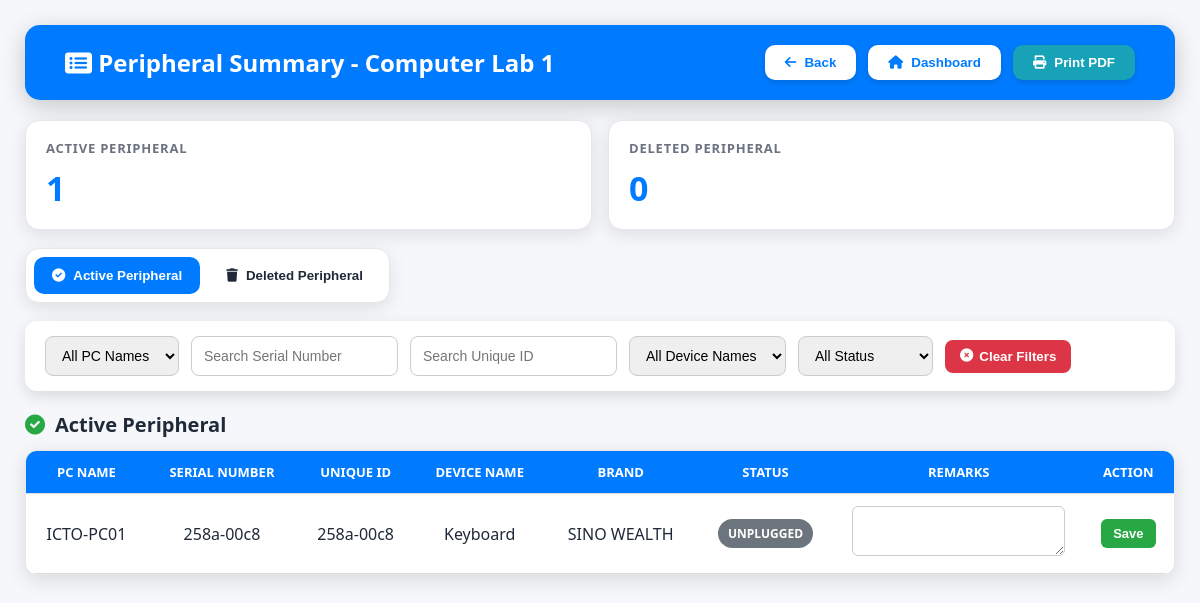
Before: /comlab/1/inventory/peripheral with the older database file.
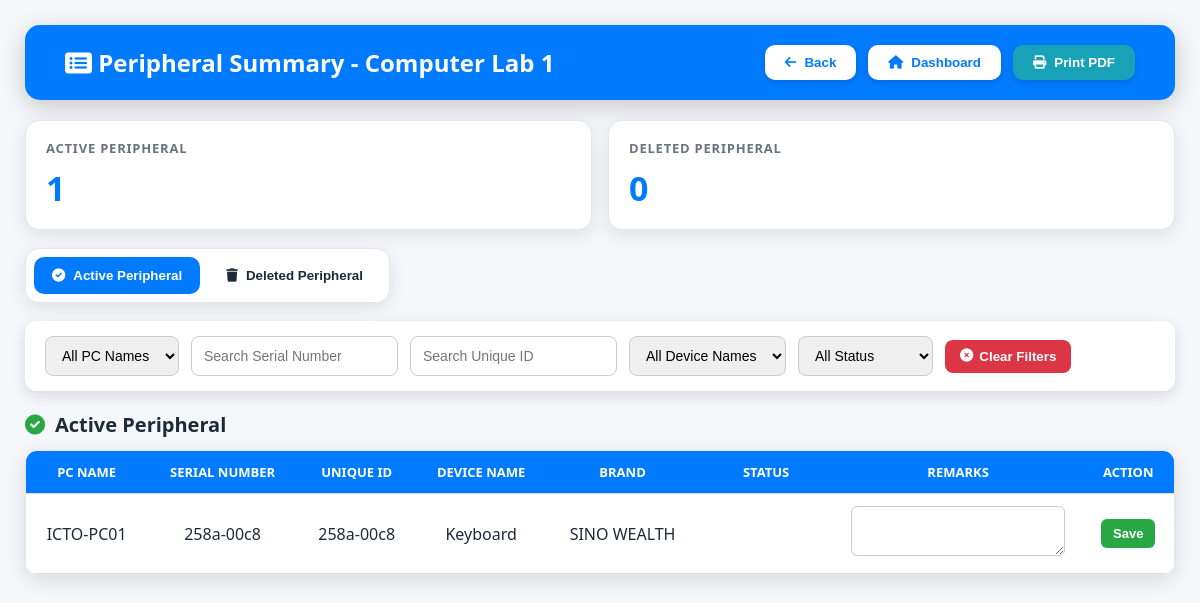
After: the same page with the newer database file.
### tables this page shows
CREATE TABLE peripherals(
    id INTEGER PRIMARY KEY AUTOINCREMENT,
    name text NOT NULL, 
    brand text NOT NULL, 
    serial_number text NOT NULL, 
    status text NOT NULL, 
    lab_id text NOT NULL, 
    assigned_pc text NOT NULL, unique_id TEXT, remarks TEXT, action text, disconnected_at TEXT, status_updated_at TEXT, deleted INTEGER DEFAULT 0, deleted_at TEXT, deleted_by TEXT);

### app.py (the view)
@app.route("/comlab/<int:comlab_id>/inventory/peripheral")
def peripheral_summary(comlab_id):
    try:
        ensure_peripheral_soft_delete_columns()
        conn = sqlite3.connect(DB_FILE)
        conn.row_factory = sqlite3.Row
        cur = conn.cursor()
        cur.execute("""
            SELECT
                id,
                assigned_pc,
                name,
                brand,
                serial_number,
                unique_id,
                status,
                remarks,
                deleted,
                deleted_at,
                deleted_by
            FROM peripherals
            WHERE CAST(lab_id AS TEXT) = CAST(? AS TEXT)
              AND COALESCE(deleted, 0) = 0
            ORDER BY assigned_pc ASC, name ASC
        """, (str(comlab_id),))
        active_peripherals = [dict(row) for row in cur.fetchall()]
        cur.execute("""
            SELECT
                id,
                assigned_pc,
                name,
                brand,
                serial_number,
                unique_id,
                status,
                remarks,
                deleted,
                deleted_at,
                deleted_by
            FROM peripherals
            WHERE CAST(lab_id AS TEXT) = CAST(? AS TEXT)
              AND COALESCE(deleted, 0) = 1
            ORDER BY datetime(deleted_at) DESC, assigned_pc ASC, name ASC
        """, (str(comlab_id),))
        deleted_peripherals = [dict(row) for row in cur.fetchall()]
        conn.close()
        return render_template(
            "peripheral_summary.html",
            peripherals=active_peripherals,  # fallback for old template
            active_peripherals=active_peripherals,
            deleted_peripherals=deleted_peripherals,
            comlab_id=comlab_id
        )
    except Exception as e:
        return f"DB Error: {e}", 500

### app.py (called while the page is built)
def ensure_peripheral_soft_delete_columns():
    try:
        with sqlite3.connect(DB_FILE) as conn:
            cur = conn.cursor()
            cur.execute("PRAGMA table_info(peripherals)")
            columns = [row[1] for row in cur.fetchall()]
            if "deleted" not in columns:
                cur.execute("ALTER TABLE peripherals ADD COLUMN deleted INTEGER DEFAULT 0")
            if "deleted_at" not in columns:
                cur.execute("ALTER TABLE peripherals ADD COLUMN deleted_at TEXT")
            if "deleted_by" not in columns:
                cur.execute("ALTER TABLE peripherals ADD COLUMN deleted_by TEXT")
            conn.commit()
    except Exception as e:
        print("[DB MIGRATION ERROR - peripheral soft delete]", e)

### templates/peripheral_summary.html (shortened to what this page needs)
<!DOCTYPE html>
<html lang="en">
<head>
<link rel="stylesheet" href="https://cdnjs.cloudflare.com/ajax/libs/font-awesome/6.0.0/css/all.min.css"/>
</head>
<body>
{% set active_list = active_peripherals if active_peripherals is defined else peripherals %}
{% set deleted_list = deleted_peripherals if deleted_peripherals is defined else [] %}
<header>
    <h2><i class="fa fa-list-alt"></i> Peripheral Summary - Computer Lab {{ comlab_id }}</h2>
    <div class="menu-buttons">
        <button onclick="window.location.href='/comlab/{{ comlab_id }}/inventory'">
            <i class="fas fa-arrow-left"></i> Back
        </button>
        <button onclick="window.location.href='/admin'">
            <i class="fas fa-home"></i> Dashboard
        </button>
        <button class="print-btn" onclick="window.print()">
            <i class="fas fa-print"></i> Print PDF
        </button>
    </div>
</header>
<div class="summary-cards">
    <div class="summary-card">
        <h3>Active Peripheral</h3>
        <div class="count">{{ active_list|length }}</div>
    </div>
    <div class="summary-card">
        <h3>Deleted Peripheral</h3>
        <div class="count">{{ deleted_list|length }}</div>
    </div>
</div>
<div class="tab-bar">
    <button id="activeTabBtn" class="tab-btn active" onclick="switchPeripheralTab('active')">
        <i class="fas fa-check-circle"></i> Active Peripheral
    </button>
    <button id="deletedTabBtn" class="tab-btn" onclick="switchPeripheralTab('deleted')">
        <i class="fas fa-trash"></i> Deleted Peripheral
    </button>
</div>
<div class="filters">
    <select id="filter-pc">
        <option value="">All PC Names</option>
    </select>
    <input type="text" id="filter-serial" placeholder="Search Serial Number">
    <input type="text" id="filter-unique" placeholder="Search Unique ID">
    <select id="filter-device">
        <option value="">All Device Names</option>
    </select>
    <select id="filter-status">
        <option value="">All Status</option>
    </select>
    <button class="clear-btn" id="clearFilters">
        <i class="fas fa-times-circle"></i> Clear Filters
    </button>
</div>
<section id="activeSection" class="table-section active">
    <h3 class="table-title">
        <i class="fas fa-check-circle" style="color:var(--success);"></i>
        Active Peripheral
    </h3>
    <div class="table-wrapper">
        <table>
            <thead>
                <tr>
                    <th>PC NAME</th>
                    <th>SERIAL NUMBER</th>
                    <th>UNIQUE ID</th>
                    <th>DEVICE NAME</th>
                    <th>BRAND</th>
                    <th>STATUS</th>
                    <th>REMARKS</th>
                    <th>ACTION</th>
                </tr>
            </thead>
            <tbody id="activePeripheralTable">
                {% for p in active_list %}
                {% set row_id = p.id if p.id is defined else loop.index %}
                {% set status_value = (p.status or 'unknown')|lower %}
                <tr>
                    <td class="pc">{{ p.assigned_pc or '-' }}</td>
                    <td class="serial">{{ p.serial_number or '-' }}</td>
                    <td class="unique">{{ p.unique_id or '-' }}</td>
                    <td class="device">{{ p.name or '-' }}</td>
                    <td>{{ p.brand or '-' }}</td>
                    <td class="status">
                        <span class="badge {{ status_value }}">{{ p.status or 'UNKNOWN' }}</span>
                    </td>
                    <td class="remarks" data-text="{{ p.remarks or '' }}">
                        <textarea id="remarks-active-{{ row_id }}">{{ p.remarks or '' }}</textarea>
                    </td>
                    <td>
                        <button class="save-btn" onclick="saveRemarks('{{ row_id }}', 'active')">
                            Save
                        </button>
                    </td>
                </tr>
                {% else %}
                <tr class="empty-row">
                    <td colspan="8">No active peripherals found.</td>
                </tr>
                {% endfor %}
            </tbody>
        </table>
    </div>
</section>
</body>
</html>

### templates/peripheral_summary.html (style rules this page uses)
:root { --primary:#007bff; --primary-dark:#0056b3; --success:#28a745; --danger:#dc3545; --warning:#ffc107; --info:#17a2b8; --gray:#6c757d; --bg:#f5f7fa; --card:#ffffff; --line:#e5e7eb; --text:#1f2937; --muted:#6b7280; }
* { box-sizing: border-box; }
body { font-family: "Segoe UI", sans-serif; background: var(--bg); margin: 0; padding: 25px; color: var(--text); }
header { background: var(--primary); color: white; padding: 20px 40px; border-radius: 15px; display: flex; justify-content: space-between; align-items: center; margin-bottom: 20px; box-shadow:0 6px 25px rgba(0,0,0,0.20); gap: 14px; flex-wrap: wrap; }
header h2 { margin: 0; font-size: 24px; }
.menu-buttons { display:flex; gap:12px; flex-wrap: wrap; }
.menu-buttons button { background:white; color:var(--primary); border:none; padding:10px 20px; border-radius:10px; cursor:pointer; font-weight:700; transition:0.25s; display:flex; align-items:center; gap:8px; box-shadow:0 2px 6px rgba(0,0,0,0.15); }
.print-btn { background: var(--info) !important; color: white !important; }
.summary-cards { display: grid; grid-template-columns: repeat(auto-fit, minmax(220px, 1fr)); gap: 16px; margin-bottom: 18px; }
.summary-card { background: var(--card); border-radius: 14px; padding: 18px 20px; box-shadow: 0 5px 18px rgba(0,0,0,0.10); border: 1px solid var(--line); }
.summary-card h3 { margin: 0 0 8px; color: var(--muted); font-size: 13px; text-transform: uppercase; letter-spacing: 0.06em; }
.summary-card .count { font-size: 34px; font-weight: 900; color: var(--primary); }
.tab-bar { background: white; border-radius: 14px; padding: 8px; display: inline-flex; gap: 8px; box-shadow: 0 5px 18px rgba(0,0,0,0.10); border: 1px solid var(--line); margin-bottom: 18px; }
.tab-btn { border: none; background: transparent; color: var(--text); padding: 11px 18px; border-radius: 10px; cursor: pointer; font-weight: 800; display: flex; align-items: center; gap: 8px; }
.tab-btn.active { background: var(--primary); color: white; }
.filters { background: white; padding: 15px 20px; border-radius: 12px; box-shadow:0 5px 15px rgba(0,0,0,0.12); margin-bottom: 20px; display: flex; flex-wrap: wrap; gap: 12px; align-items: center; }
.filters input, .filters select { padding: 9px 12px; border-radius: 8px; border: 1px solid #ccc; font-size: 14px; min-height: 40px; }
.clear-btn { background: var(--danger); color: white; border: none; padding: 9px 15px; border-radius: 8px; cursor: pointer; font-weight: 700; display: flex; align-items:center; gap:6px; }
.table-section { display: none; }
.table-section.active { display: block; }
.table-title { margin: 0 0 12px; font-size: 20px; font-weight: 900; display: flex; align-items: center; gap: 10px; }
.table-wrapper { width: 100%; overflow-x: auto; border-radius: 12px; box-shadow:0 5px 20px rgba(0,0,0,0.12); border: 1px solid var(--line); background: white; }
table { width: 100%; min-width: 1100px; background: white; border-collapse: collapse; overflow: hidden; }
th, td { padding: 12px; text-align: center; border-bottom: 1px solid #ddd; vertical-align: middle; }
th { background: var(--primary); color: white; font-weight: 700; font-size: 13px; white-space: nowrap; }
textarea { width: 95%; min-height: 40px; resize: vertical; padding: 6px; border-radius: 6px; border: 1px solid #ccc; font-family: inherit; }
.save-btn { background: var(--success); color: white; border: none; padding: 7px 12px; border-radius: 6px; cursor: pointer; font-size: 13px; font-weight: 700; }
.badge { padding: 6px 10px; border-radius: 999px; font-weight: 800; color: white; font-size: 12px; text-transform: uppercase; display: inline-flex; align-items: center; justify-content: center; min-width: 92px; }

Changed rows visible on the page:
changed peripherals "ICTO-PC01": status "UNPLUGGED" → (not shown)
